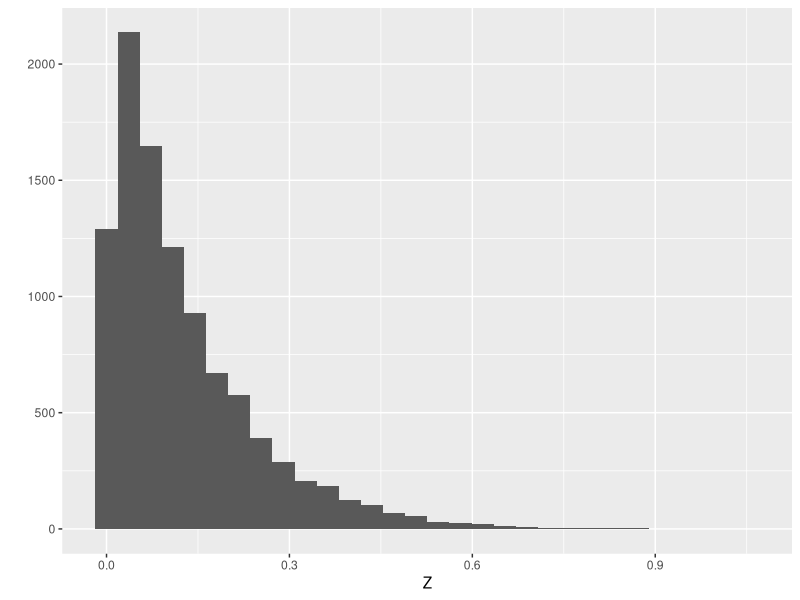

Generate this figure with R:
## ---- chunk 1
library(tidyverse)
library(hexbin)
## ---- chunk 2
set.seed(1234)
## ---- chunk 3
n <- 5
lambda <- 8

X <- rgamma(1:10000, shape=n, scale=1/lambda)
## ---- chunk 4
Y <- 0
for (i in 1:n){
  Y <- Y + rexp(1:10000, rate=lambda)
}

Z <- rexp(1:10000, rate=lambda)
## ---- chunk 5
print(mean(X))
print(mean(Y))
print(mean(Z))
## ---- chunk 6
print(var(X))
print(var(Y))
print(var(Z))
## ---- chunk 7
qplot(Z)
## ---- chunk 8
mean(Z)
## ---- chunk 9
print(n / lambda)

print(mean(Y))
## ---- chunk 10
(prob1c <- exp(-lambda / 2))
## ---- chunk 11
quartiles_to_keep <- c("25%", "50%", "75%", "100%")
(qY <- quantile(Y)[quartiles_to_keep])
## ---- chunk 12
(qZ <- quantile(Z)[quartiles_to_keep])

## ---- chunk 13
joint_probs <- as.data.frame(qY %*% t(qZ))
rownames(joint_probs) <- c("ZQ1", "ZQ2", "ZQ3", "ZQ4")
colnames(joint_probs) <- c("YQ1", "YQ2", "YQ3", "YQ4")

N <- sum(joint_probs)
(joint_probs <- joint_probs / N)
## ---- chunk 14
xx <- 0
yy <- 0

# sum rows to 1
for (i in 1:nrow(joint_probs)){xx <- xx + sum(joint_probs[i, ])}
# sum columns to 1
for (i in 1:nrow(joint_probs)){yy <- yy + sum(joint_probs[, i])}

# Check both sums are equal to 1
(xx == 1 & yy == 1)
